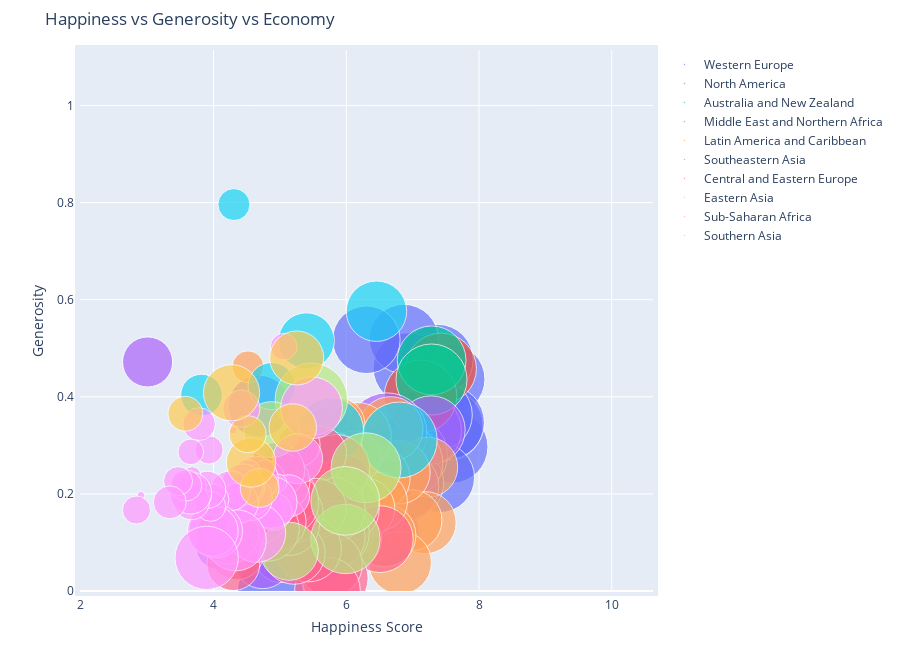

Write notebook code for a chart like this one.
### Code cell
import warnings
warnings.filterwarnings('ignore')

figure = bubbleplot(dataset = data, x_column = 'Happiness Score', y_column = 'Generosity', 
    bubble_column = 'Country', size_column = 'Economy (GDP per Capita)', color_column = 'Region', 
    x_title = "Happiness Score", y_title = "Generosity", title = 'Happiness vs Generosity vs Economy',
    x_logscale = False, scale_bubble = 1, height = 650)

py.iplot(figure, config={'scrollzoom': True})

### Figure 1 — Plotly figure (JSON) as saved in the notebook; plotly's stock layout.template omitted (floating-point values rounded to 4 significant figures)
{"data": [{"marker": {"size": [1.397, 1.302, 1.325, 1.459, 1.29, 1.329, 1.332, 1.337, 1.564, 1.336, 1.308, 1.266, 1.328, 1.278, 1.23, 1.207, 1.251, 1.208, 1.208, 1.16, 1.154], "sizemode": "area", "sizeref": 0.0005283}, "mode": "markers", "name": "Western Europe", "text": ["Switzerland", "Iceland", "Denmark", "Norway", "Finland", "Netherlands", "Sweden", "Austria", "Luxembourg", "Ireland", "Belgium", "United Kingdom", "Germany", "France", "Spain", "Malta", "Italy", "North Cyprus", "Cyprus", "Portugal", "Greece"], "type": "scatter", "x": [7.587, 7.561, 7.527, 7.522, 7.406, 7.378, 7.364, 7.2, 6.946, 6.94, 6.937, 6.867, 6.75, 6.575, 6.329, 6.302, 5.948, 5.695, 5.689, 5.102, 4.857], "y": [0.2968, 0.4363, 0.3414, 0.347, 0.2335, 0.4761, 0.3626, 0.3309, 0.2803, 0.459, 0.2225, 0.5191, 0.2821, 0.1233, 0.1823, 0.5175, 0.2282, 0.2617, 0.3064, 0.1372, 0]}, {"marker": {"size": [1.326, 1.395], "sizemode": "area", "sizeref": 0.0005283}, "mode": "markers", "name": "North America", "text": ["Canada", "United States"], "type": "scatter", "x": [7.427, 7.119], "y": [0.4581, 0.4011]}, {"marker": {"size": [1.25, 1.334], "sizemode": "area", "sizeref": 0.0005283}, "mode": "markers", "name": "Australia and New Zealand", "text": ["New Zealand", "Australia"], "type": "scatter", "x": [7.286, 7.284], "y": [0.475, 0.4356]}, {"marker": {"size": [1.229, 1.427, 1.36, 1.69, 1.395, 1.554, 1.324, 1.131, 0.9393, 1.061, 0.902, 0.7348, 1.026, 0.8811, 0.5987, 1.009, 0.9855, 0.8818, 0.5465, 0.6632], "sizemode": "area", "sizeref": 0.0005283}, "mode": "markers", "name": "Middle East and Northern Africa", "text": ["Israel", "United Arab Emirates", "Oman", "Qatar", "Saudi Arabia", "Kuwait", "Bahrain", "Libya", "Algeria", "Turkey", "Jordan", "Morocco", "Lebanon", "Tunisia", "Palestinian Territories", "Iran", "Iraq", "Egypt", "Yemen", "Syria"], "type": "scatter", "x": [7.278, 6.901, 6.853, 6.611, 6.411, 6.295, 5.96, 5.754, 5.605, 5.332, 5.192, 5.013, 4.839, 4.739, 4.715, 4.686, 4.677, 4.194, 4.077, 3.006], "y": [0.3317, 0.2643, 0.2154, 0.3257, 0.1371, 0.1623, 0.1736, 0.183, 0.07822, 0.1225, 0.1105, 0.07172, 0.2185, 0.06431, 0.1125, 0.3809, 0.1792, 0.1129, 0.09131, 0.4718]}, {"marker": {"size": [0.9558, 1.021, 0.9812, 1.044, 1.064, 1.107, 1.054, 1.062, 0.9186, 0.9953, 1.212, 0.7645, 0.7455, 0.864, 0.6813, 0.7599, 0.5933, 0.9002, 0.8104, 0.8954, 0.5953, 0.2667], "sizemode": "area", "sizeref": 0.0005283}, "mode": "markers", "name": "Latin America and Caribbean", "text": ["Costa Rica", "Mexico", "Brazil", "Venezuela", "Panama", "Chile", "Argentina", "Uruguay", "Colombia", "Suriname", "Trinidad and Tobago", "El Salvador", "Guatemala", "Ecuador", "Bolivia", "Paraguay", "Nicaragua", "Peru", "Jamaica", "Dominican Republic", "Honduras", "Haiti"], "type": "scatter", "x": [7.226, 7.187, 6.983, 6.81, 6.786, 6.67, 6.574, 6.485, 6.477, 6.269, 6.168, 6.13, 6.123, 5.975, 5.89, 5.878, 5.828, 5.824, 5.709, 4.885, 4.788, 4.518], "y": [0.255, 0.1407, 0.1457, 0.05841, 0.2443, 0.3336, 0.1145, 0.2324, 0.184, 0.1699, 0.3184, 0.1069, 0.2749, 0.1154, 0.2054, 0.3424, 0.2782, 0.1498, 0.2123, 0.2168, 0.2303, 0.4619]}, {"marker": {"size": [1.522, 0.9669, 1.125, 0.8283, 0.6322, 0.7053, 0.5907, 0.2711, 0.4604], "sizemode": "area", "sizeref": 0.0005283}, "mode": "markers", "name": "Southeastern Asia", "text": ["Singapore", "Thailand", "Malaysia", "Indonesia", "Vietnam", "Philippines", "Laos", "Myanmar", "Cambodia"], "type": "scatter", "x": [6.798, 6.455, 5.77, 5.399, 5.36, 5.073, 4.876, 4.307, 3.819], "y": [0.311, 0.5763, 0.3307, 0.5153, 0.1686, 0.2499, 0.4219, 0.7959, 0.4036]}, {"marker": {"size": [1.179, 0.6324, 1.169, 0.5945, 1.123, 1.185, 1.147, 1.032, 1.126, 1.083, 1.138, 0.8015, 0.9585, 1.152, 0.4743, 1.024, 0.9744, 1.043, 0.9205, 1.113, 0.9185, 0.8787, 0.8322, 1.121, 0.3905, 0.7991, 0.7682, 0.7419, 1.012], "sizemode": "area", "sizeref": 0.0005283}, "mode": "markers", "name": "Central and Eastern Europe", "text": ["Czech Republic", "Uzbekistan", "Slovakia", "Moldova", "Kazakhstan", "Slovenia", "Lithuania", "Belarus", "Poland", "Croatia", "Russia", "Kosovo", "Turkmenistan", "Estonia", "Kyrgyzstan", "Azerbaijan", "Montenegro", "Romania", "Serbia", "Latvia", "Macedonia", "Albania", "Bosnia and Herzegovina", "Hungary", "Tajikistan", "Ukraine", "Armenia", "Georgia", "Bulgaria"], "type": "scatter", "x": [6.505, 6.003, 5.995, 5.889, 5.855, 5.848, 5.833, 5.813, 5.791, 5.759, 5.716, 5.589, 5.548, 5.429, 5.286, 5.212, 5.192, 5.124, 5.123, 5.098, 5.007, 4.959, 4.949, 4.8, 4.786, 4.681, 4.35, 4.297, 4.218], "y": [0.1069, 0.2284, 0.1689, 0.2095, 0.1183, 0.2533, 0.02641, 0.1105, 0.1676, 0.05444, 0.00199, 0.2831, 0.1698, 0.0868, 0.3003, 0.07799, 0.1614, 0.1375, 0.1923, 0.1823, 0.2236, 0.1427, 0.2481, 0.128, 0.2297, 0.1527, 0.07855, 0.05547, 0.1192]}, {"marker": {"size": [1.291, 1.271, 1.245, 1.386, 0.8901, 0.8282], "sizemode": "area", "sizeref": 0.0005283}, "mode": "markers", "name": "Eastern Asia", "text": ["Taiwan", "Japan", "South Korea", "Hong Kong", "China", "Mongolia"], "type": "scatter", "x": [6.298, 5.987, 5.984, 5.474, 5.14, 4.874], "y": [0.2538, 0.1071, 0.1856, 0.3948, 0.08185, 0.3323]}, {"marker": {"size": [1.008, 0.6543, 0.4704, 0.1885, 0.08308, 0.3755, 0.7121, 0.9205, 0.5456, 0.271, 0.0712, 0.5211, 0, 0.1907, 0.3302, 0.4541, 0.3647, 0.4402, 0.9936, 0.01604, 0.4225, 0.7578, 0.2607, 0.6787, 0.2391, 0.211, 0.365, 1.06, 0.0694, 0.2852, 0.2082, 0.0785, 0.3419, 0.1742, 0.4653, 0.2581, 0.2221, 0.2867, 0.0153, 0.2087], "sizemode": "area", "sizeref": 0.0005283}, "mode": "markers", "name": "Sub-Saharan Africa", "text": ["Mauritius", "Nigeria", "Zambia", "Somaliland region", "Mozambique", "Lesotho", "Swaziland", "South Africa", "Ghana", "Zimbabwe", "Liberia", "Sudan", "Congo (Kinshasa)", "Ethiopia", "Sierra Leone", "Mauritania", "Kenya", "Djibouti", "Botswana", "Malawi", "Cameroon", "Angola", "Mali", "Congo (Brazzaville)", "Comoros", "Uganda", "Senegal", "Gabon", "Niger", "Tanzania", "Madagascar", "Central African Republic", "Chad", "Guinea", "Ivory Coast", "Burkina Faso", "Rwanda", "Benin", "Burundi", "Togo"], "type": "scatter", "x": [5.477, 5.268, 5.129, 5.057, 4.971, 4.898, 4.867, 4.642, 4.633, 4.61, 4.571, 4.55, 4.517, 4.512, 4.507, 4.436, 4.419, 4.369, 4.332, 4.292, 4.252, 4.033, 3.995, 3.989, 3.956, 3.931, 3.904, 3.896, 3.845, 3.781, 3.681, 3.678, 3.667, 3.656, 3.655, 3.587, 3.465, 3.34, 2.905, 2.839], "y": [0.3774, 0.2723, 0.1959, 0.5032, 0.2227, 0.1639, 0.1826, 0.1197, 0.2309, 0.1899, 0.2436, 0.1906, 0.2483, 0.2432, 0.2149, 0.219, 0.3754, 0.1809, 0.1046, 0.3313, 0.2062, 0.1234, 0.188, 0.1239, 0.1744, 0.2907, 0.2084, 0.06822, 0.1939, 0.3438, 0.2133, 0.2384, 0.1839, 0.2866, 0.2016, 0.2175, 0.2263, 0.1826, 0.1973, 0.1668]}, {"marker": {"size": [0.7704, 0.5954, 0.3975, 0.645, 0.36, 0.8352, 0.3198], "sizemode": "area", "sizeref": 0.0005283}, "mode": "markers", "name": "Southern Asia", "text": ["Bhutan", "Pakistan", "Bangladesh", "India", "Nepal", "Sri Lanka", "Afghanistan"], "type": "scatter", "x": [5.253, 5.194, 4.694, 4.565, 4.514, 4.271, 3.575], "y": [0.48, 0.3367, 0.2122, 0.2647, 0.323, 0.4083, 0.3651]}], "layout": {"height": 650, "hovermode": "closest", "margin": {"b": 50, "pad": 5, "t": 50}, "showlegend": true, "title": {"text": "Happiness vs Generosity vs Economy"}, "xaxis": {"autorange": false, "range": [1.987, 10.62], "title": {"text": "Happiness Score"}}, "yaxis": {"autorange": false, "range": [0, 1.114], "title": {"text": "Generosity"}}}}
